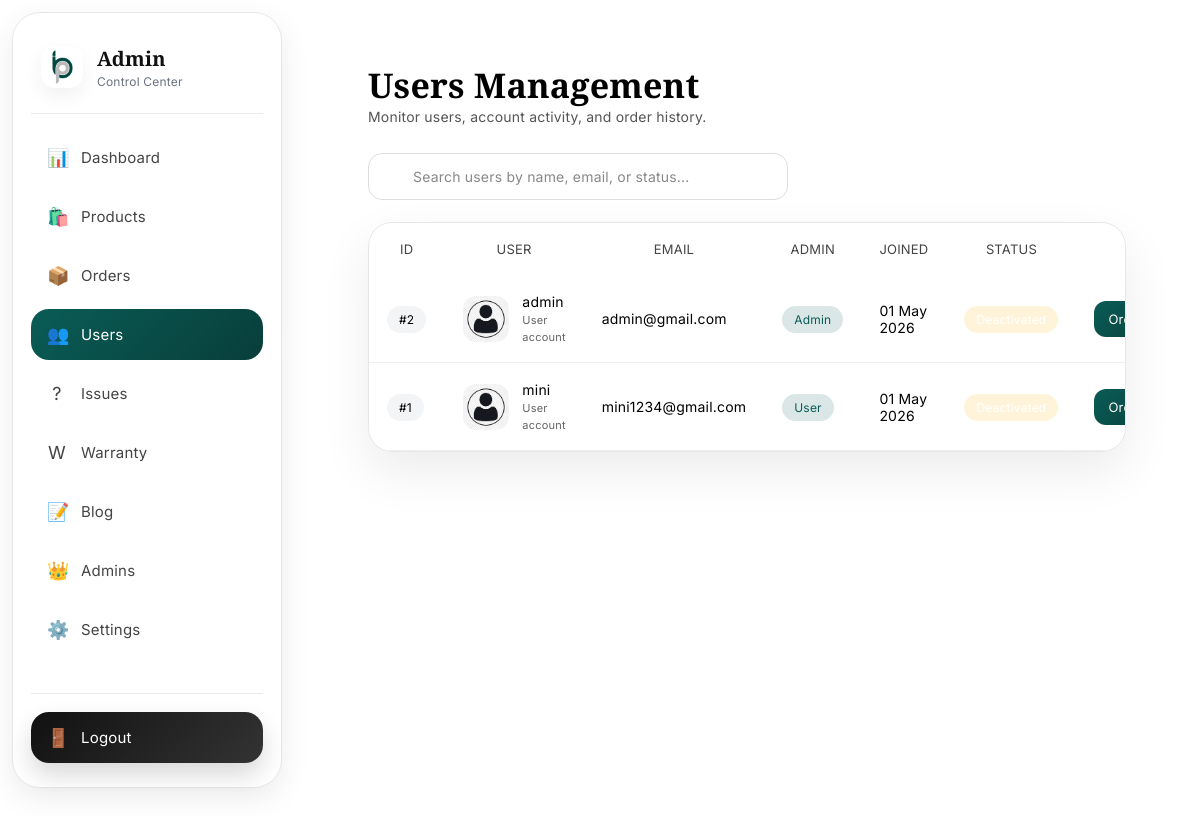
Page /admin/users (signed in) on the earlier database version.
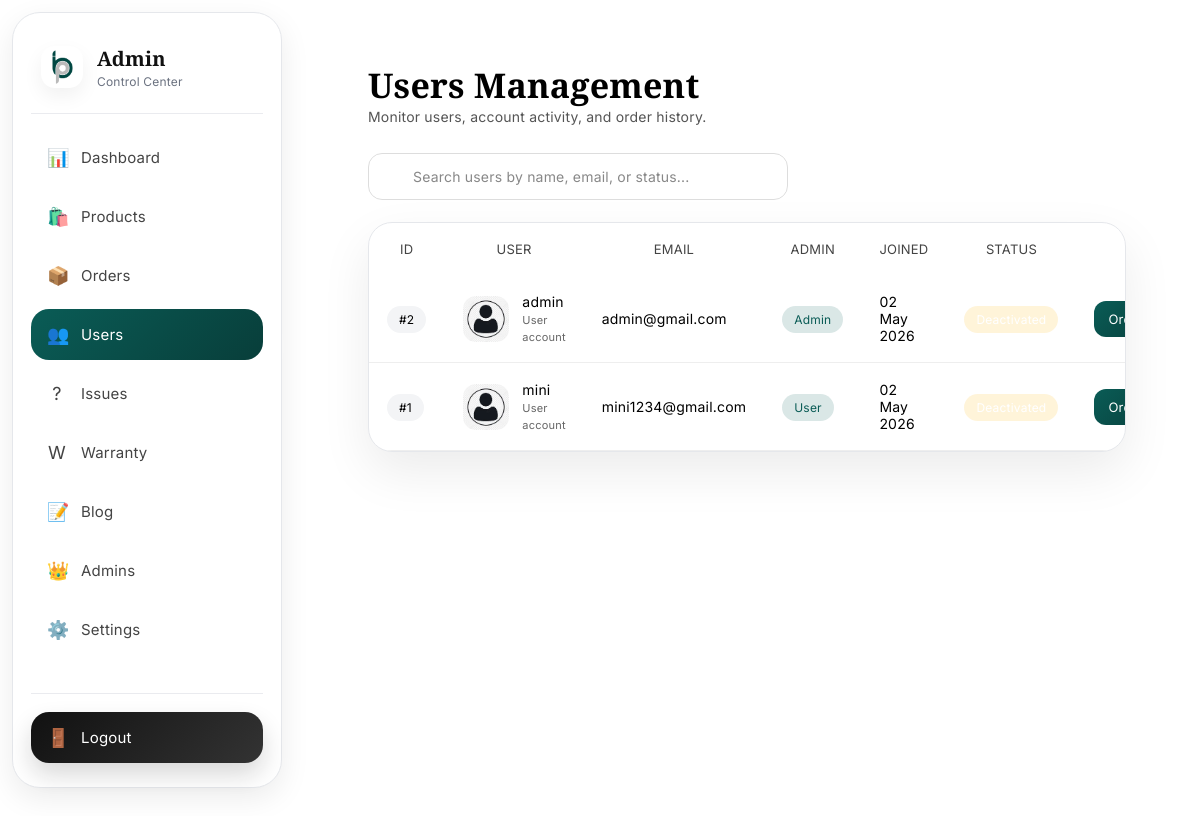
Same page on the later database version.
### models.py (models this page shows)
class User(db.Model):
    __tablename__ = "users"
    id = db.Column(db.Integer, primary_key=True)
    username = db.Column(db.String(50), unique=True, nullable=False)
    email = db.Column(db.String(100), unique=True, nullable=False)
    password = db.Column(db.String(255), nullable=False)
    avatar = db.Column(db.String(255))
    remember_token = db.Column(db.String(100))
    created_at = db.Column(db.DateTime, default=datetime.utcnow)
    is_admin = db.Column(db.Boolean, default=False)
    phone = db.Column(db.String(15))
    dob = db.Column(db.Date)
    email_verified = db.Column(db.Boolean, default=False)
    phone_verified = db.Column(db.Boolean, default=False)
    balance = db.Column(db.Float, default=0.0)  # Wallet balance
    addresses = db.relationship('Address', backref='user', lazy=True)
    orders = db.relationship('Order', backref='user', lazy=True)
    wishlist_items = db.relationship("Wishlist", backref="user", lazy=True)
    payment_methods = db.relationship('PaymentMethod', backref='user', lazy=True)
    wallet_transactions = db.relationship('WalletTransaction', backref='user', lazy=True)
    tickets = db.relationship('Ticket', backref='user', lazy=True)

### app.py (the view)
@app.route("/admin/users")
@admin_required
def admin_users():
    users = User.query.order_by(User.id.desc()).all()
    return render_template("admin/users.html", users=users)

### app.py (called while the page is built)
def admin_required(f):
    @wraps(f)
    def decorated_function(*args, **kwargs):
        if not session.get("admin"):
            abort(404)
        email = session.get("email")
        if not email:
            abort(404)
        user = User.query.filter_by(email=email).first()
        if not user or not user.is_admin:
            abort(404)
        return f(*args, **kwargs)
    return decorated_function

### templates/admin/users.html (shortened to what this page needs)
{% extends "admin/base_admin.html" %}
{% block content %}
<div class="admin-users-page">
    <div class="page-header">
        <div>
            <h2>Users Management</h2>
            <p>Monitor users, account activity, and order history.</p>
        </div>
    </div>
    <div class="top-bar">
        <div class="search-box">
            <span class="search-icon">⌕</span>
            <input type="text" id="searchUser" placeholder="Search users by name, email, or status...">
        </div>
    </div>
    <div class="table-card">
        <div class="table-wrapper">
            <table class="users-table">
                <thead>
                    <tr>
                        <th>ID</th>
                        <th>User</th>
                        <th>Email</th>
                        <th>Admin</th>
                        <th>Joined</th>
                        <th>Status</th>
                        <th>Actions</th>
                    </tr>
                </thead>
                <tbody id="userTableBody">
                    {% for user in users %}
                    <tr>
                        <td>
                            <span class="id-badge">#{{ user.id }}</span>
                        </td>
                        <td>
                            <div class="user-cell">
                                {% if user.avatar %}
                                    <img src="{{ user.avatar }}" class="avatar">
                                {% else %}
                                    <img src="/static/images/default.png" class="avatar">
                                {% endif %}
                                <div class="user-info">
                                    <strong>{{ user.username }}</strong>
                                    <small>User account</small>
                                </div>
                            </div>
                        </td>
                        <td>
                            <span class="email-text">{{ user.email }}</span>
                        </td>
                        <td>
                            {% if user.is_admin %}
                                <span class="badge admin-badge">Admin</span>
                            {% else %}
                                <span class="badge user-badge">User</span>
                            {% endif %}
                        </td>
                        <td>
                            <span class="date-text">
                                {{ user.created_at.strftime('%d %b %Y') if user.created_at else '-' }}
                            </span>
                        </td>
                        <td>
                            {% if user.is_active %}
                                <span class="badge active-badge">Active</span>
                            {% else %}
                                <span class="badge inactive-badge">Deactivated</span>
                            {% endif %}
                        </td>
                        <td>
                            <div class="action-group">
                               <button
                                   type="button"
                                   class="btn action-btn"
                                   onclick="viewOrders('{{ user.id }}')"
                                       >
                                    Orders
                                </button>
                            </div>
                        </td>
                    </tr>
                    {% endfor %}
                </tbody>
            </table>
        </div>
    </div>
</div>
{% endblock %}

Differences in the rows shown:
changed User "admin": created_at "01 May 2026" → "02 May 2026"
changed User "mini": created_at "01 May 2026" → "02 May 2026"
